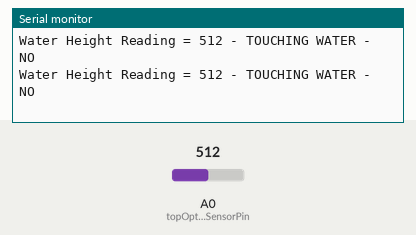
A sketch run on a simulated Arduino Uno, built with avr-gcc and run on an emulated ATmega328P. Shown: the last lines printed to the serial monitor. Inputs (shaded band) come from the test bench; at power-on: A0 (topOpticalSensorPin) = 512.

Above: at 1.8 s.
1.9 s: A0 (topOpticalSensorPin) set to 104
At 2.8 s:
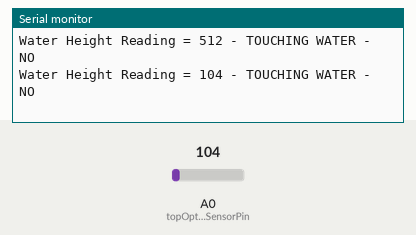
3.4 s: A0 (topOpticalSensorPin) set to 88
At 4.8 s:
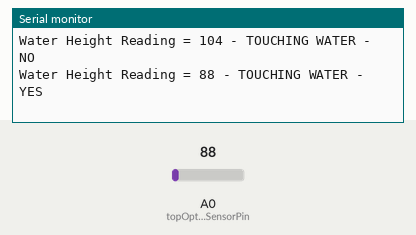

The sketch:

WaterLevel_Sensor.ino
```cpp
int topOpticalSensorPin = 0;                                 // the cell and 4.7K pulldown are connected to analog pin A0
int WaterHeight;                                // variable to hold the optical float sensor


// MAIN PROGRAM SETUP


void setup() {
  Serial.begin(9600);                                                                 // Initialise serial communications
}


// MAIN PROGRAM LOOP
void loop() {
  WaterLevel();
    delay(1000);
}


void WaterLevel() {
  WaterHeight = analogRead(topOpticalSensorPin);     // take a reading from the optical sensor pin

  Serial.print("Water Height Reading = ");                     // Print string to console
  Serial.print(WaterHeight);                                      // the analog reading of the optical sensor

  if (WaterHeight < 100) {
    Serial.println(" - TOUCHING WATER - YES");}
    else if (WaterHeight < 400) {
    Serial.println(" - TOUCHING WATER - NO");}
    else {
    Serial.println(" - TOUCHING WATER - NO");
    }

}
```

Measured:
- the behaviour switches between 100 and 99 on A0 (topOpticalSensorPin) (found by bisection; images 1 and 2)
- after the input at 1.9 s, the serial monitor: prints a new line after 0.10 s (image 1)
- after the input at 3.4 s, the serial monitor: prints a new line after 0.60 s (image 2)
